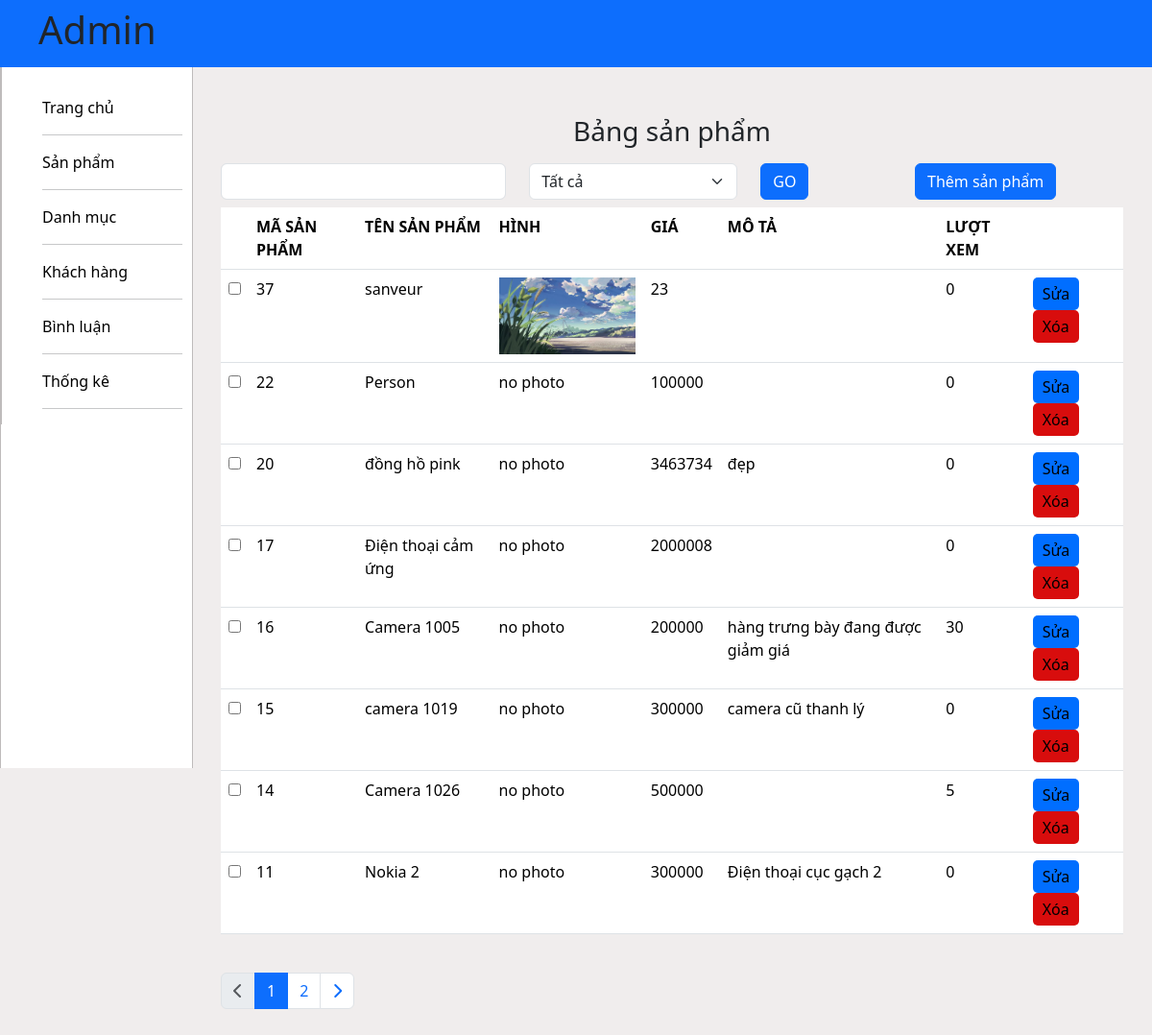
Screenshot of /admin/index.php?act=listsp (signed in) with the database file from the repository.
### tables this page shows
CREATE TABLE `sanpham` (
  `id` int(10) NOT NULL,
  `name` varchar(255) NOT NULL,
  `price` double(10,2) DEFAULT 0.00,
  `img` varchar(255) DEFAULT NULL,
  `mota` text DEFAULT NULL,
  `luotxem` int(10) NOT NULL DEFAULT 0,
  `iddm` int(10) NOT NULL
);

### model/pdo.php (called while the page is built, shortened)
<?php
function pdo_get_connection(){
    $servername = "localhost";
    $username = "root";
    $password = "";
    try {
        $conn = new PDO("mysql:host=$servername;dbname=du_an_1", $username, $password);
        $conn->setAttribute(PDO::ATTR_ERRMODE, PDO::ERRMODE_EXCEPTION);
        return $conn;
    } catch(PDOException $e) {
        echo "Connection failed: " . $e->getMessage();
    }
}
function pdo_query($sql){
    $sql_args=array_slice(func_get_args(),1);
    try{
        $conn=pdo_get_connection();
        $stmt=$conn->prepare($sql);
        $stmt->execute($sql_args);
        $rows=$stmt->fetchAll();
        return $rows;
    }
    catch(PDOException $e){
        throw $e;
    }
    finally{
        unset($conn);
    }
}
?>

### model/sanpham.php (called while the page is built, shortened)
<?php
function loadall_sanpham_dm($kyw = "", $iddm = 0, $offset = 0, $limit = 16) {
  $sql = "SELECT  * FROM sanpham WHERE 1
  ";
  $sql .= " ORDER BY id DESC LIMIT $offset, $limit";
  $listsanpham = pdo_query($sql);
  return  $listsanpham;
}
?>

### admin/sanpham/list.php (the view, shortened to what this page needs)
<div class="center">
  <h3 class=" text-center">Bảng sản phẩm</h3>
  <form action="index.php" method="GET">
    <div class="table-wrapper my-3">
      <div class="row">
        <div class="col-4">
          <input type="text" name="kyw" class="form-control">
        </div>
        <div class="col-3">
          <select name="iddm" class="form-select">
            <option value="0" selected>Tất cả</option>
          </select>
        </div>
        <div class="col-2">
          <input type="submit" name="listok" value="GO" class="btn btn-primary">
        </div>
        <div class="col-3">
          <h5><a href="index.php?act=addsp" class="add_prd btn-action btn btn-primary">Thêm sản phẩm</a></h5>
        </div>
      </div>
          </form>
      <table class="table">
        <tr>
          <td></td>
          <th>MÃ SẢN PHẨM</th>
          <th>TÊN SẢN PHẨM</th>
          <th>HÌNH</th>
          <th>GIÁ</th>
          <th>MÔ TẢ</th>
          <th>LƯỢT XEM</th>
          <th></th>
        </tr>
        <?php
        foreach ($dssp as $sanpham) {
          extract($sanpham);
          $suasp = "index.php?act=suasp&id=" . $id;
          $xoasp = "index.php?act=xoasp&id=" . $id;
          $hinhpath = "../upload/" . $img;
          if (is_file($hinhpath)) {
            $hinh = "<img src='" . $hinhpath . "' height='80'>";
          } else {
            $hinh = "no photo";
          }
          echo ' <tr>
            <td><input type="checkbox" name="" id=""></td>
            <td>' . $id . '</td>
            <td>' . $name . '</td>
            <td>' . $hinh . '</td>
            <td>' . $price . '</td>
            <td>' . $mota . '</td>
            <td>' . $luotxem . '</td>
            <td><a href = "' . $suasp . '"> <input type="button" value="Sửa" class="update_prd btn-action">
             </a> <a href = "' . $xoasp . '" > <input type="button" value="Xóa" class="delete_prd btn-action ranger"
             onclick="return confirm(\'Bạn có chắc chắn muốn xóa không\')"></td>
           </a>
        </tr>';
        }
        ?>
      </table>
    </div>
    <div class="pagination__wrapper" style="margin-top: 40px;">
      <ul class="pagination toolbox-item">
        <?php
        $prev_page = $cr_page - 1;
        $next_page = $cr_page + 1;
        ?>
        <li class="page-item <?php echo ($prev_page <= 0) ? 'disabled' : ''; ?>">
          <a class="page-link page-link-btn" href="index.php?act=listsp&page=<?php echo $prev_page; ?>"><i class="fas fa-chevron-left"></i> </a>
        </li>
        <?php
        for ($i = max(1, $cr_page - 2); $i <= min($cr_page + 2, $num_pages); $i++) {
        ?>
          <li class="page-item <?php echo ($i == $cr_page) ? 'active' : ''; ?>">
            <a class="page-link" href="index.php?act=listsp&page=<?php echo $i; ?>"><?php echo $i; ?><span class="sr-only">(current)</span></a>
          </li>
        <?php
        }
        ?>
        <li class="page-item <?php echo ($next_page > $num_pages) ? 'disabled' : ''; ?>">
          <a class="page-link page-link-btn" href="index.php?act=listsp&page=<?php echo $next_page; ?>"><i class="fas fa-chevron-right"></i></a>
        </li>
      </ul>
    </div>
</main>

### css/css/admin.css (style rules this page uses)
* { margin: 0; padding: 0; box-sizing: border-box; }
:root { --color-primary:rgba(254, 184, 0, 1); --color-reference:rgba(55, 14, 70, 1); --color-white:rgb(240, 237, 237); }
li { display: block; }
ul li a { text-decoration: none; color: rgb(0, 0, 0); }
.center { flex: 1; background: rgb(240, 237, 237); padding: 120px 30px 50px 230px; }
.table-wrapper { scrollbar-width: thin; scrollbar-color: #888888 #ffffff; }
.btn-action { text-decoration: none; color: black; border: #06efff; background: #006eff; border-radius: 5px; padding: 5px 10px 5px 10px; }
.ranger { background: rgb(216, 13, 13); }

### rows the page displays
sanpham: id "37", name "sanveur", img (picture), price "23", luotxem "0"
sanpham: id "22", name "Person", img "no photo", price "100000", luotxem "0"
sanpham: id "20", name "đồng hồ pink", img "no photo", price "3463734", mota "đẹp", luotxem "0"
sanpham: id "17", name "Điện thoại cảm ứng", img "no photo", price "2000008", luotxem "0"
sanpham: id "16", name "Camera 1005", img "no photo", price "200000", mota "hàng trưng bày đang được giảm giá", luotxem "30"
sanpham: id "15", name "camera 1019", img "no photo", price "300000", mota "camera cũ thanh lý", luotxem "0"
sanpham: id "14", name "Camera 1026", img "no photo", price "500000", luotxem "5"
sanpham: id "11", name "Nokia 2", img "no photo", price "300000", mota "Điện thoại cục gạch 2", luotxem "0"
